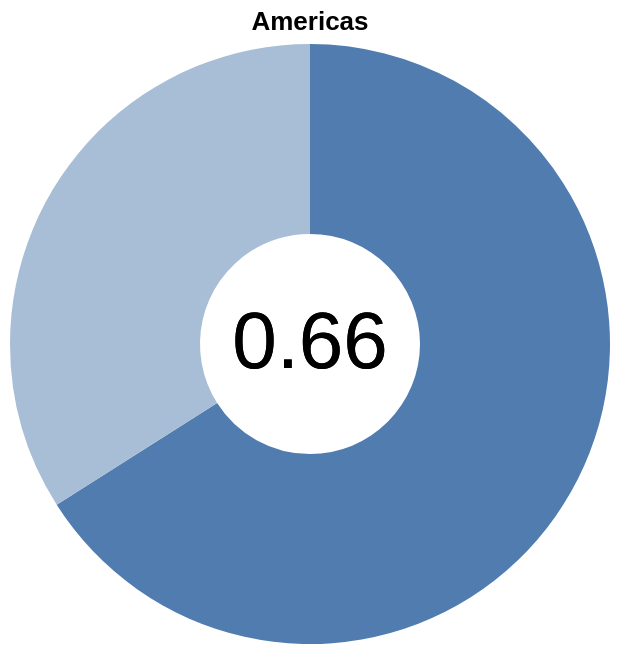

Specify this chart in Vega-Lite:
### Vega-Lite specification from a JSON file in a GitHub repository (floating-point values rounded to 4 significant figures)
{"$schema": "https://vega.github.io/schema/vega-lite/v5.json", "title": "Americas", "width": "container", "data": {"values": [{"category": "Likely", "value": 0.66}, {"category": "Unlikely", "value": 0.34}]}, "layer": [{"mark": {"type": "arc", "innerRadius": 55}, "encoding": {"theta": {"field": "value", "type": "quantitative"}, "color": {"field": "category", "scale": {"range": ["#507caf", "#a8bed7"]}, "legend": null}, "tooltip": [{"field": "value", "type": "quantitative", "title": "Proportion"}, {"field": "category", "type": "nominal", "title": "Likelihood to Report"}]}}, {"mark": {"type": "text", "text": "0.66", "fontSize": 40}, "encoding": {"color": {"value": "black"}}}]}
